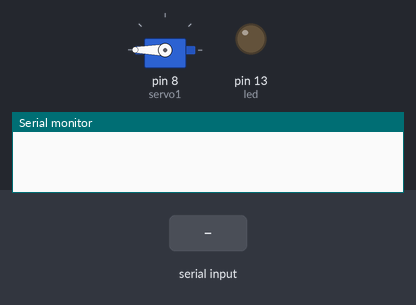
Bench run of a sketch on a simulated Arduino Uno, built with avr-gcc and run on an emulated ATmega328P. Shown: servo, output pins drawn as LEDs (lit = HIGH), the last lines printed to the serial monitor. Inputs (shaded band) come from the test bench.

Above: at 1.2 s.
1.3 s: "1" received over Serial
At 2.3 s:
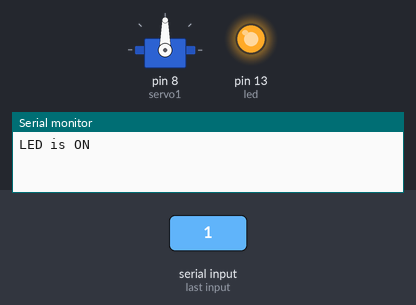
2.8 s: "0" received over Serial
At 3.4 s:
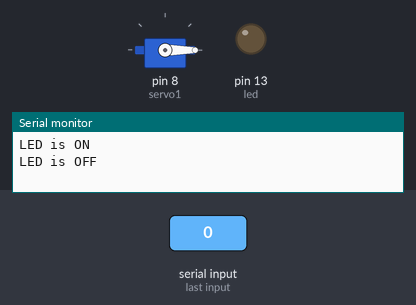
Timing chart, 0 to 5.8 s (numbered marks = the images above; inputs shaded):
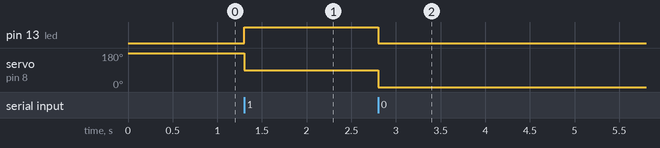

The sketch:

8_Serial.ino
```cpp
#include<Servo.h>   //Servo related code library

int led = 13;
Servo servo1;
int pos = 0;


void setup() {
  Serial.begin(9600);
  pinMode(led, OUTPUT);
  servo1.attach(8);
  servo1.write(180);
}

void loop() {
      if (Serial.read() == '1') {
        digitalWrite(led, HIGH);
        Serial.println("LED is ON");
        servo1.write(90);
      }  else if (Serial.read() == '0'){
        digitalWrite(led, LOW);
        Serial.println("LED is OFF");
        servo1.write(0);
      } //End of if
}//End of loop
```

Measured:
- after the input at 1.3 s, pin 13 (led): LOW → HIGH at once; servo on pin 8 (servo1): 180° → 90° at once
- after the input at 2.8 s, pin 13 (led): HIGH → LOW at once; servo on pin 8 (servo1): 90° → 0° at once
